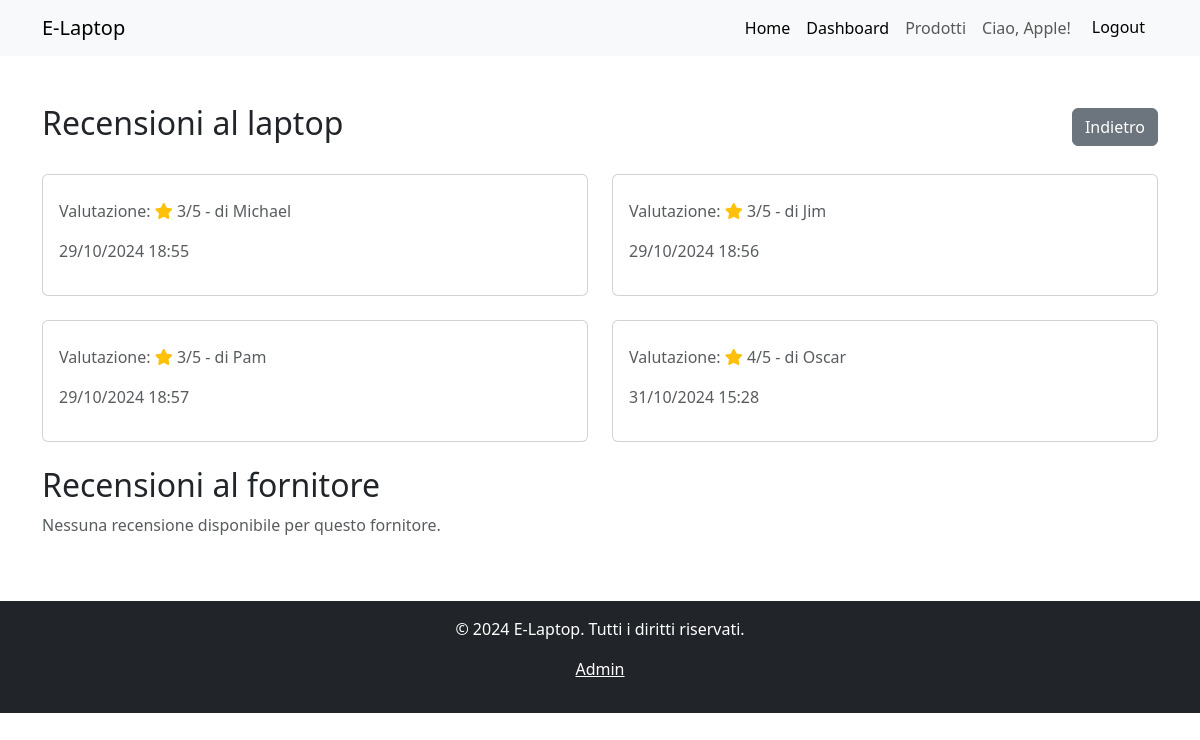
/laptopdetail/2/reviews (signed in), run on the app's committed database.
### management/models.py (models this page shows, shortened)
class CustomUser(AbstractUser):
    USER_TYPE_CHOICES = (
        ('buyer', 'Acquirente'),
        ('seller', 'Fornitore'),
    )
    user_type = models.CharField(max_length=20, choices=USER_TYPE_CHOICES)

class LaptopReview(models.Model):
    user = models.ForeignKey(settings.AUTH_USER_MODEL, on_delete=models.CASCADE)
    laptop = models.ForeignKey(Laptop, on_delete=models.CASCADE)
    rating = models.PositiveIntegerField(choices=[(i, str(i)) for i in range(1, 6)])
    description = models.TextField(max_length=200, blank=True, null=True)
    creation_time = models.DateTimeField(auto_now_add=True)
    class Meta:
        unique_together = (('user', 'laptop'),)

### management/views.py (the view)
# urls.py: path('laptopdetail/<int:laptop_id>/reviews', views.laptop_and_seller_reviews_list, name='laptop_and_seller_reviews_list'),
@login_required
def laptop_and_seller_reviews_list(request, laptop_id):
    laptop = get_object_or_404(Laptop, id=laptop_id)
    seller = get_object_or_404(CustomUser, id=laptop.seller_id)
    return render(request, 'management/laptop_and_seller_reviews_list.html', {'laptop': laptop, 'seller': seller})

### management/templates/management/laptop_and_seller_reviews_list.html (shortened to what this page needs)
{% extends "base.html" %}
{% block content %}
<div class="row mt-5">
    <div class="col-md-12">
        <div class="d-flex justify-content-between align-items-center">
            <h2>Recensioni al laptop</h2>
            <a href="{% url 'laptop_detail' laptop.id %}" class="btn btn-secondary">Indietro</a>
        </div>
        {% if laptop.laptopreview_set.exists %}
            <div class="row mt-4">
                {% for review in laptop.laptopreview_set.all %}
                    <div class="col-md-6 mb-4">
                        <div class="card h-100">
                            <div class="card-body">
                                <p class="text-muted">Valutazione:
                                    <link rel="stylesheet" href="https://cdnjs.cloudflare.com/ajax/libs/font-awesome/5.15.4/css/all.min.css">
                                    <i class="fas fa-star text-warning"></i>
                                    {{ review.rating }}/5 - di {{ review.user.username }}
                                </p>
                                <p class="text-muted">{{ review.creation_time|date:"d/m/Y H:i" }}</p>
                            </div>
                        </div>
                    </div>
                {% endfor %}
            </div>
        {% else %}
            <p class="text-muted">Nessuna recensione disponibile per questo prodotto.</p>
        {% endif %}
    </div>
    <div class="col-md-12">
        <div class="d-flex justify-content-between align-items-center">
            <h2>Recensioni al fornitore</h2>
        </div>
        {% if seller.user_reviews.exists %}
            <div class="row mt-4">
                {% for review in seller.user_reviews.all %}
                    <div class="col-md-6 mb-4">
                        <div class="card h-100">
                            <div class="card-body">
                                <h5 class="card-title">{{ review.title }}</h5>
                                {% if review.description %}
                                    <p class="card-text">{{ review.description }}</p>
                                {% endif %}
                                <p class="text-muted">Valutazione:
                                    <link rel="stylesheet" href="https://cdnjs.cloudflare.com/ajax/libs/font-awesome/5.15.4/css/all.min.css">
                                    <i class="fas fa-star text-warning"></i>
                                    {{ review.rating }}/5 - di {{ review.user.username }}
                                </p>
                                <p class="text-muted">{{ review.creation_time|date:"d/m/Y H:i" }}</p>
                            </div>
                        </div>
                    </div>
                {% endfor %}
            </div>
        {% else %}
            <p class="text-muted">Nessuna recensione disponibile per questo fornitore.</p>
        {% endif %}
    </div>
</div>
{% endblock %}

### templates/base.html (shortened to what this page needs)
<!DOCTYPE html>
<html lang="it">
<head>
    <link href="https://cdn.jsdelivr.net/npm/bootstrap@5.3.0/dist/css/bootstrap.min.css" rel="stylesheet">
</head>
<body>
    <nav class="navbar navbar-expand-lg navbar-light bg-light">
        <div class="container">
            <a class="navbar-brand" href="{% url 'home' %}">E-Laptop</a>
            <div class="collapse navbar-collapse" id="navbarNav">
                <ul class="navbar-nav ms-auto">
                    <li class="nav-item">
                        <a class="nav-link active" href="{% url 'home' %}">Home</a>
                    </li>
                    {% if user.is_authenticated %}
                        {% if user.user_type == 'seller' %}
                            <li class="nav-item">
                            <a class="nav-link active" href="{% url 'seller_dashboard' user.id %}">Dashboard</a>
                            </li>
                        {% endif %}
                    {% endif %}
                    <li class="nav-item">
                        <a class="nav-link" href="{% url 'laptops_list' %}">Prodotti</a>
                    </li>
                    {% if user.is_authenticated %}
                        <li class="nav-item">
                            <span class="nav-link">Ciao, {{ user.username }}!</span>
                        </li>
                        <li class="nav-item">
                            <form method="POST" action="{% url 'logout' %}"> {% csrf_token %}
                                <button type="submit" class="btn btn-light">Logout</button>
                            </form>
                        </li>
                    {% endif %}
                </ul>
            </div>
        </div>
    </nav>
    <div class="container my-5">
        {% block content %}
        {% endblock %}
    </div>
    <footer class="bg-dark text-white text-center py-3">
        <p>&copy; 2024 E-Laptop. Tutti i diritti riservati.</p>
        <p><a href="http://localhost:8000/admin/" class="text-white">Admin</a></p>
    </footer>
</body>
</html>

### data on the page
CustomUser: username "Apple"
LaptopReview: rating "3", user.username "Michael", creation_time "29/10/2024 18:55"
LaptopReview: rating "3", user.username "Jim", creation_time "29/10/2024 18:56"
LaptopReview: rating "3", user.username "Pam", creation_time "29/10/2024 18:57"
LaptopReview: rating "4", user.username "Oscar", creation_time "31/10/2024 15:28"
